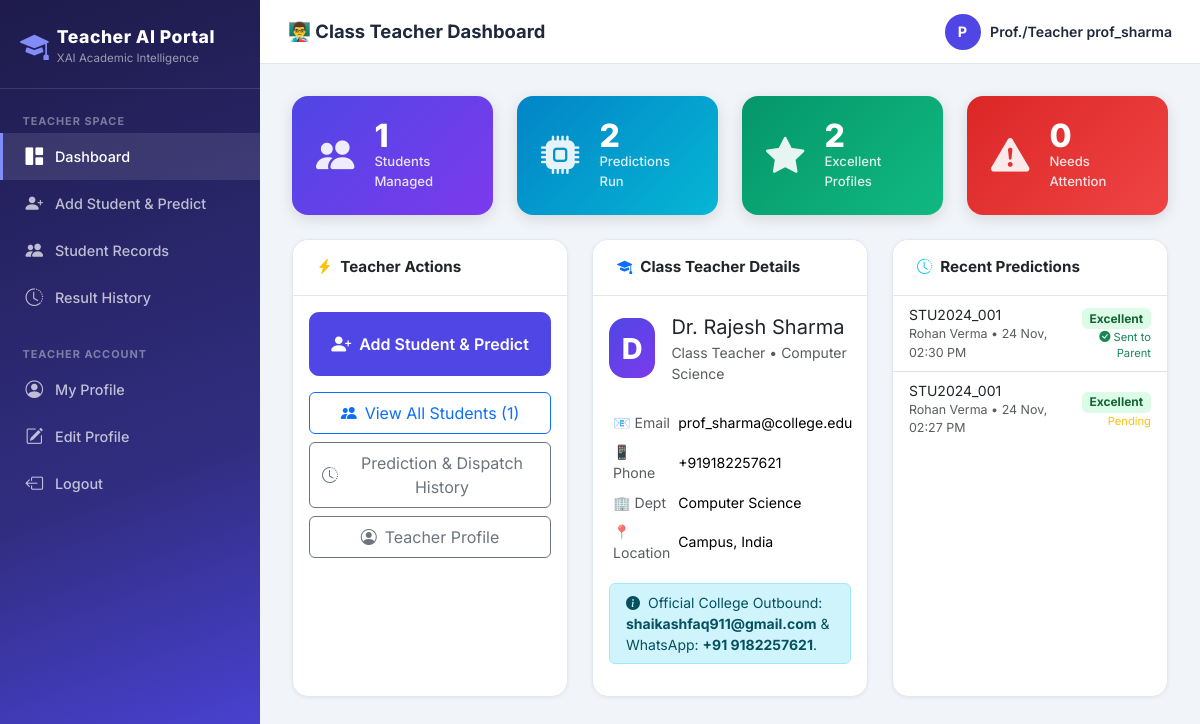
Screenshot of /dashboard/ (signed in) with the database file from the repository.
### apps/accounts/models.py (models this page shows, shortened)
class TeacherProfile(models.Model):
    username = models.CharField(max_length=50, unique=True)
    email = models.EmailField(max_length=100, unique=True)
    password = models.CharField(max_length=128)
    full_name = models.CharField(max_length=100, blank=True)
    phoneno = models.CharField(max_length=15, blank=True)
    department = models.CharField(max_length=100, blank=True, default="Computer Science")
    designation = models.CharField(max_length=100, blank=True, default="Class Teacher")
    gender = models.CharField(max_length=10, choices=[
        ('Male', 'Male'), ('Female', 'Female'), ('Other', 'Other')
    ], default='Male')
    country = models.CharField(max_length=50, blank=True)
    state = models.CharField(max_length=50, blank=True)
    city = models.CharField(max_length=50, blank=True)
    address = models.TextField(blank=True)
    created_at = models.DateTimeField(auto_now_add=True)
    updated_at = models.DateTimeField(auto_now=True)
    class Meta:
        verbose_name = "Teacher Profile"
        ordering = ['-created_at']

class StudentPrediction(models.Model):
    PREDICTION_CHOICES = [
        ('Excellent', 'Excellent'),
        ('Good', 'Good'),
        ('Average', 'Average'),
        ('Poor', 'Poor'),
    ]
    teacher = models.ForeignKey(TeacherProfile, on_delete=models.CASCADE,
                                related_name='predictions', null=True, blank=True)
    student = models.ForeignKey(StudentRecord, on_delete=models.CASCADE,
                                related_name='predictions', null=True, blank=True)
    fid = models.CharField(max_length=300, verbose_name="Student ID")
    student_name = models.CharField(max_length=100, blank=True)
    age = models.CharField(max_length=20)
    gender = models.CharField(max_length=20)
    lunch = models.CharField(max_length=50)
    parental_level_of_education = models.CharField(max_length=100)
    degree_t = models.CharField(max_length=100, blank=True)
    race_ethnicity = models.CharField(max_length=50)
    test_preparation_course = models.CharField(max_length=50)
    math_score = models.IntegerField(default=0)
    reading_score = models.IntegerField(default=0)
    writing_score = models.IntegerField(default=0)
    internships = models.CharField(max_length=50, default='0')
    solving_tasks_by_time = models.CharField(max_length=50)
    taks_submitted_on_date = models.CharField(max_length=50)
    parent_name = models.CharField(max_length=100, blank=True)
    parent_phone = models.CharField(max_length=20, blank=True)
    parent_email = models.EmailField(max_length=100, blank=True)
    prediction = models.CharField(max_length=20, choices=PREDICTION_CHOICES, blank=True)
    feedback_text = models.TextField(blank=True)
    notification_sent = models.BooleanField(default=False)
    notification_log = models.TextField(blank=True)
    predicted_at = models.DateTimeField(auto_now_add=True)
    class Meta:
        verbose_name = "Student Prediction"
        ordering = ['-predicted_at']

### apps/accounts/views.py (the view)
# urls.py: path('dashboard/', views.teacher_dashboard, name='teacher_dashboard'),
def teacher_dashboard(request):
    teacher = _get_logged_in_teacher(request)
    if not teacher:
        return redirect('login')
    students = StudentRecord.objects.filter(teacher=teacher).order_by('-created_at')
    predictions = StudentPrediction.objects.filter(teacher=teacher).order_by('-predicted_at')[:8]
    total_students = students.count()
    total_predictions = StudentPrediction.objects.filter(teacher=teacher).count()
    excellent_count = StudentPrediction.objects.filter(teacher=teacher, prediction='Excellent').count()
    poor_count = StudentPrediction.objects.filter(teacher=teacher, prediction='Poor').count()
    context = {
        'teacher': teacher,
        'students': students,
        'predictions': predictions,
        'total_students': total_students,
        'total_predictions': total_predictions,
        'excellent_count': excellent_count,
        'poor_count': poor_count,
        'active': 'dashboard',
    }
    return render(request, 'accounts/teacher_dashboard.html', context)

### templates/accounts/teacher_dashboard.html (shortened to what this page needs)
{% extends "base/base.html" %}
{% block page_title %}👨‍🏫 Class Teacher Dashboard{% endblock %}
{% block content %}
<div class="row g-4 mb-4">
  <div class="col-sm-6 col-xl-3">
    <div class="stat-card primary">
      <i class="bi bi-people-fill stat-icon"></i>
      <div>
        <div class="stat-num">{{ total_students }}</div>
        <div class="stat-label">Students Managed</div>
      </div>
    </div>
  </div>
  <div class="col-sm-6 col-xl-3">
    <div class="stat-card info">
      <i class="bi bi-cpu-fill stat-icon"></i>
      <div>
        <div class="stat-num">{{ total_predictions }}</div>
        <div class="stat-label">Predictions Run</div>
      </div>
    </div>
  </div>
  <div class="col-sm-6 col-xl-3">
    <div class="stat-card success">
      <i class="bi bi-star-fill stat-icon"></i>
      <div>
        <div class="stat-num">{{ excellent_count }}</div>
        <div class="stat-label">Excellent Profiles</div>
      </div>
    </div>
  </div>
  <div class="col-sm-6 col-xl-3">
    <div class="stat-card danger">
      <i class="bi bi-exclamation-triangle-fill stat-icon"></i>
      <div>
        <div class="stat-num">{{ poor_count }}</div>
        <div class="stat-label">Needs Attention</div>
      </div>
    </div>
  </div>
</div>
<div class="row g-4">
  <div class="col-lg-4">
    <div class="card h-100">
      <div class="card-header"><i class="bi bi-lightning-charge-fill text-warning me-2"></i>Teacher Actions</div>
      <div class="card-body">
        <a href="{% url 'add_student' %}" class="btn btn-primary w-100 mb-3 py-3 d-flex align-items-center justify-content-center gap-2">
          <i class="bi bi-person-plus-fill fs-5"></i><span class="fw-700">Add Student &amp; Predict</span>
        </a>
        <a href="{% url 'student_list' %}" class="btn btn-outline-primary w-100 mb-2 py-2 d-flex align-items-center justify-content-center gap-2">
          <i class="bi bi-people-fill"></i><span>View All Students ({{ total_students }})</span>
        </a>
        <a href="{% url 'prediction_history' %}" class="btn btn-outline-secondary w-100 mb-2 py-2 d-flex align-items-center justify-content-center gap-2">
          <i class="bi bi-clock-history"></i><span>Prediction &amp; Dispatch History</span>
        </a>
        <a href="{% url 'profile_view' %}" class="btn btn-outline-secondary w-100 py-2 d-flex align-items-center justify-content-center gap-2">
          <i class="bi bi-person-circle"></i><span>Teacher Profile</span>
        </a>
      </div>
    </div>
  </div>
  <div class="col-lg-4">
    <div class="card h-100">
      <div class="card-header"><i class="bi bi-mortarboard-fill text-primary me-2"></i>Class Teacher Details</div>
      <div class="card-body">
        <div class="d-flex align-items-center gap-3 mb-4">
          <div style="width:60px;height:60px;border-radius:1rem;background:linear-gradient(135deg,#4f46e5,#7c3aed);display:flex;align-items:center;justify-content:center;font-size:1.8rem;color:#fff;font-weight:800;">
            {{ teacher.full_name|first|upper|default:teacher.username|first|upper }}
          </div>
          <div>
            <div class="fw-700 fs-5">{{ teacher.full_name|default:teacher.username }}</div>
            <div class="text-muted small">{{ teacher.designation }} &bull; {{ teacher.department }}</div>
          </div>
        </div>
        <table class="table table-sm table-borderless">
          <tr><td class="text-muted small">📧 Email</td><td class="small fw-500">{{ teacher.email }}</td></tr>
          <tr><td class="text-muted small">📱 Phone</td><td class="small fw-500">{{ teacher.phoneno|default:"—" }}</td></tr>
          <tr><td class="text-muted small">🏢 Dept</td><td class="small fw-500">{{ teacher.department|default:"Computer Science" }}</td></tr>
          <tr><td class="text-muted small">📍 Location</td><td class="small fw-500">{{ teacher.city|default:"Campus" }}, {{ teacher.state|default:"India" }}</td></tr>
        </table>
        <div class="alert alert-info py-2 small mt-2">
          <i class="bi bi-info-circle-fill me-1"></i>
          Official College Outbound: <strong>shaikashfaq911@gmail.com</strong> &amp; WhatsApp: <strong>+91 9182257621</strong>.
        </div>
      </div>
    </div>
  </div>
  <div class="col-lg-4">
    <div class="card h-100">
      <div class="card-header"><i class="bi bi-clock-history text-info me-2"></i>Recent Predictions</div>
      <div class="card-body p-0">
        {% if predictions %}
          <div class="list-group list-group-flush">
            {% for pred in predictions %}
            <a href="{% url 'result_view' pred.pk %}" class="list-group-item list-group-item-action px-3 py-2">
              <div class="d-flex justify-content-between align-items-center">
                <div>
                  <div class="fw-700 small">{{ pred.fid }}</div>
                  <div class="text-muted" style="font-size:.78rem;">{{ pred.student_name|default:"Student" }} &bull; {{ pred.predicted_at|date:"d M, h:i A" }}</div>
                </div>
                <div class="text-end">
                  <span class="badge badge-{{ pred.prediction|lower }}">{{ pred.prediction }}</span>
                  <div class="small text-muted" style="font-size:.7rem;">
                    {% if pred.notification_sent %}<span class="text-success"><i class="bi bi-check-circle-fill"></i> Sent to Parent</span>{% else %}<span class="text-warning">Pending</span>{% endif %}
                  </div>
                </div>
              </div>
            </a>
            {% endfor %}
          </div>
        {% else %}
          <div class="text-center py-5 text-muted">
            <i class="bi bi-person-plus fs-1 d-block mb-2 opacity-25"></i>
            <p class="small">No students added yet.<br>Add your first student to predict!</p>
            <a href="{% url 'add_student' %}" class="btn btn-sm btn-primary">Add Student Now</a>
          </div>
        {% endif %}
      </div>
    </div>
  </div>
</div>
{% endblock %}

### templates/base/base.html (shortened to what this page needs)
<!DOCTYPE html>
<html lang="en" data-bs-theme="light">
<head>
  <link href="https://cdn.jsdelivr.net/npm/bootstrap@5.3.2/dist/css/bootstrap.min.css" rel="stylesheet">
  <link href="https://cdn.jsdelivr.net/npm/bootstrap-icons@1.11.3/font/bootstrap-icons.css" rel="stylesheet">
</head>
<body>
{% if request.session.teacher_id or request.session.student_id or request.session.admin_logged_in %}
<nav class="sidebar" id="sidebar">
  <div class="sidebar-logo">
    <div class="d-flex align-items-center gap-2 mb-1">
      <i class="bi bi-mortarboard-fill"></i>
      <div>
        <div class="brand">Teacher AI Portal</div>
        <div class="brand-sub">XAI Academic Intelligence</div>
      </div>
    </div>
  </div>
  <div class="sidebar-nav">
    {% if request.session.teacher_id or request.session.student_id %}
      <div class="nav-section">Teacher Space</div>
      <a href="{% url 'teacher_dashboard' %}" class="nav-link {% if active == 'dashboard' %}active{% endif %}">
        <i class="bi bi-grid-1x2-fill"></i> Dashboard
      </a>
      <a href="{% url 'add_student' %}" class="nav-link {% if active == 'add_student' %}active{% endif %}">
        <i class="bi bi-person-plus-fill"></i> Add Student & Predict
      </a>
      <a href="{% url 'student_list' %}" class="nav-link {% if active == 'students' %}active{% endif %}">
        <i class="bi bi-people-fill"></i> Student Records
      </a>
      <a href="{% url 'prediction_history' %}" class="nav-link {% if active == 'history' %}active{% endif %}">
        <i class="bi bi-clock-history"></i> Result History
      </a>
      <div class="nav-section mt-3">Teacher Account</div>
      <a href="{% url 'profile_view' %}" class="nav-link {% if active == 'profile' %}active{% endif %}">
        <i class="bi bi-person-circle"></i> My Profile
      </a>
      <a href="{% url 'profile_update' %}" class="nav-link">
        <i class="bi bi-pencil-square"></i> Edit Profile
      </a>
      <a href="{% url 'logout' %}" class="nav-link">
        <i class="bi bi-box-arrow-left"></i> Logout
      </a>
    {% endif %}
  </div>
</nav>
<div class="topbar">
  <div class="page-title">{% block page_title %}Teacher Academic Portal{% endblock %}</div>
  <div class="topbar-user">
    {% if request.session.teacher_name %}
      <div class="avatar">{{ request.session.teacher_name|first|upper }}</div>
      <span>Prof./Teacher {{ request.session.teacher_name }}</span>
    {% elif request.session.student_name %}
      <div class="avatar">{{ request.session.student_name|first|upper }}</div>
      <span>{{ request.session.student_name }}</span>
    {% elif request.session.admin_logged_in %}
      <div class="avatar" style="background:#7c3aed;">A</div>
      <span>Administrator</span>
    {% endif %}
  </div>
</div>
<div class="main-content">
  <div class="content-body">
    <div class="fade-in">
      {% block content %}{% endblock %}
    </div>
  </div>
</div>
{% else %}
  {% block auth_content %}{% endblock %}
{% endif %}
</body>
</html>

### rows the page displays
TeacherProfile: session.teacher_name "prof_sharma", full_name|first "D", full_name "Dr. Rajesh Sharma", designation "Class Teacher", department "Computer Science", email "prof_sharma@college.edu", phoneno "+919182257621", city "Campus", state "India"
StudentPrediction: fid "STU2024_001", student_name "Rohan Verma", predicted_at "24 Nov, 02:30 PM", prediction "Excellent", notification_sent True (drawn)
StudentPrediction: fid "STU2024_001", student_name "Rohan Verma", predicted_at "24 Nov, 02:27 PM", prediction "Excellent", notification_sent "Pending"

### other values shown
{{ request.session.teacher_name|first|upper }} "P"
{{ total_students }} "1"
{{ total_predictions }} "2"
{{ excellent_count }} "2"
{{ poor_count }} "0"
